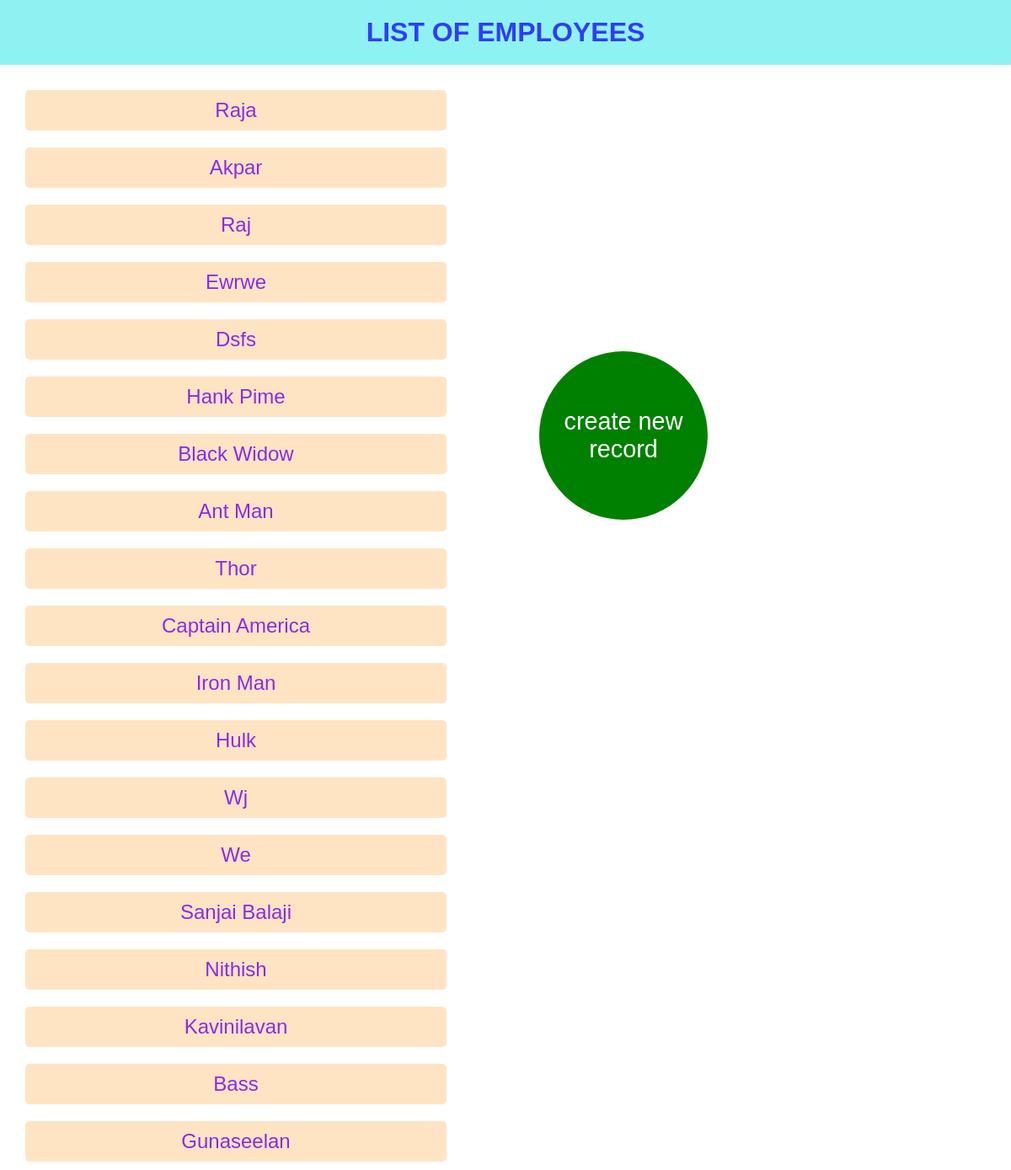
Page /list-of-employee/ on the committed database.
### employee/models.py (models this page shows, shortened)
class EmployeeDetails(models.Model):
    fullname = models.CharField(max_length=30)
    emp_no = models.CharField(max_length=10)
    phone = models.IntegerField()
    position = models.CharField(max_length=30, choices=POSITION_CHOICES)

### employee/views.py (the view)
# urls.py: path('list-of-employee/', views.list_of_employee, name= 'list_of_employee'),
def list_of_employee(request):
    all_record = EmployeeDetails.objects.all().order_by('-id').values()
    total_record = EmployeeDetails.objects.count()
    return render(request, 'employee_list.html', {'all_record': all_record, 'total_record':total_record})

### employee/templates/employee_list.html (shortened to what this page needs)
{% extends 'base.html' %}
{% block content %}
    <div class="employee_list">
        <h1>List of Employees</h1>
        <div><a href="{% url 'create' %}">create new record</a></div>
        {% if total_record != 110 %}
            <ul>
                {%for single_record in all_record%}
                    <li><a href="{% url 'detail_of_employee' single_record.id %}">{{single_record.fullname}}</a></li>
                {% endfor %}
            </ul>
        {% else %}
            <ul>
                <li><a href="#">No records in data base</a></li>
            </ul>
        {% endif %}
    </div>
{% endblock %}

### employee/templates/base.html (shortened to what this page needs)
{% load static %}
<!DOCTYPE html>
<html lang="en">
<head>
    <link rel="stylesheet" href="{% static 'style.css'%}">
</head>
<body>
    {% block content %}
    {% endblock %}
</body>
</html>

### employee/static/style.css (style rules this page uses)
* { padding: 0; margin: 0; box-sizing: border-box; font-family: Arial, Helvetica, sans-serif; }
.employee_list { height: 100vh; }
.employee_list h1 { text-align: center; background-color: rgb(143, 242, 242); text-transform: uppercase; color: rgb(48, 61, 246); padding: 20px 0; position: sticky; top: 0; }
.employee_list div a { display: flex; justify-content: center; align-items: center; background-color: green; color: white; text-decoration: none; position: fixed; top: 30%; right: 30%; font-size: 1.8em; border-radius: 50%; height: 200px; width: 200px; text-align: center; transition: all .5s; }
.employee_list ul { margin: 20px; }
.employee_list ul li { list-style-type: none; }
.employee_list ul li a { text-decoration: none; font-size: 1.5em; text-transform: capitalize; display: inline-block; padding: 10px; margin: 10px; background-color: bisque; min-width: 500px; color: blueviolet; transition: all .3s; text-align: center; border-radius: 5px; }

### rows in the picture
EmployeeDetails: fullname "Raja"
EmployeeDetails: fullname "Akpar"
EmployeeDetails: fullname "Raj"
EmployeeDetails: fullname "Ewrwe"
EmployeeDetails: fullname "Dsfs"
EmployeeDetails: fullname "Hank Pime"
EmployeeDetails: fullname "Black Widow"
EmployeeDetails: fullname "Ant Man"
EmployeeDetails: fullname "Thor"
EmployeeDetails: fullname "Captain America"
EmployeeDetails: fullname "Iron Man"
EmployeeDetails: fullname "Hulk"
EmployeeDetails: fullname "Wj"
EmployeeDetails: fullname "We"
EmployeeDetails: fullname "Sanjai Balaji"
EmployeeDetails: fullname "Nithish"
EmployeeDetails: fullname "Kavinilavan"
EmployeeDetails: fullname "Bass"
EmployeeDetails: fullname "Gunaseelan"
